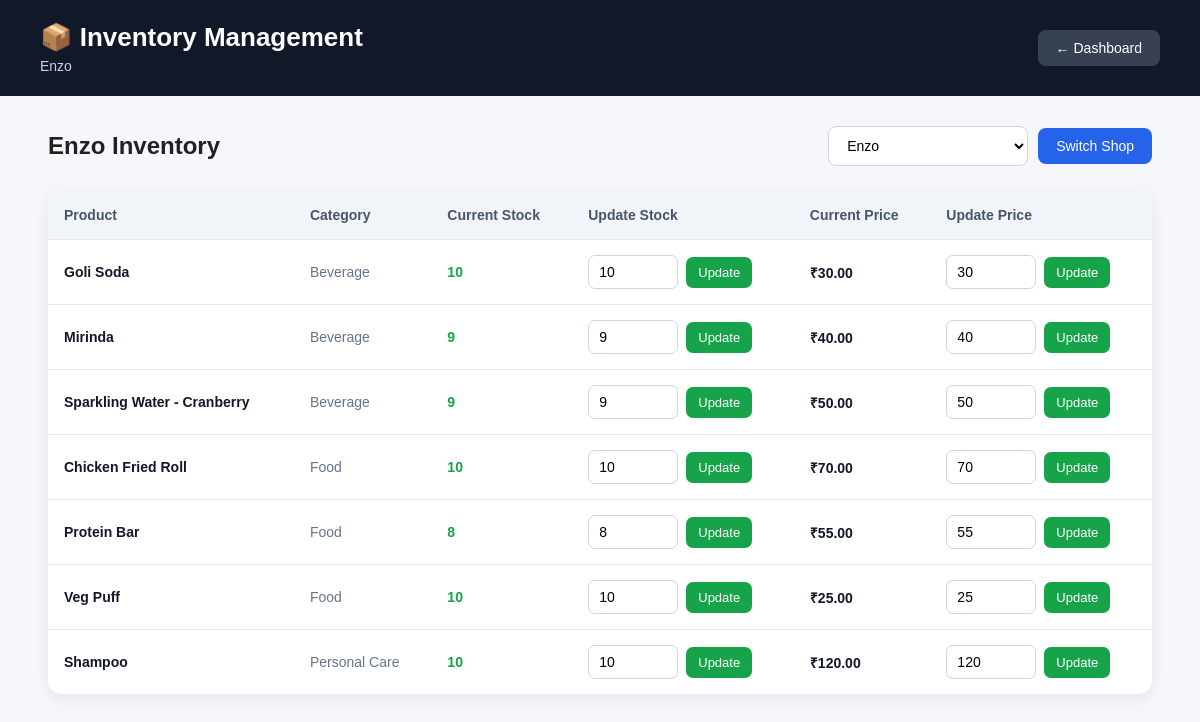
Before: /inventory/1 with the older database file.
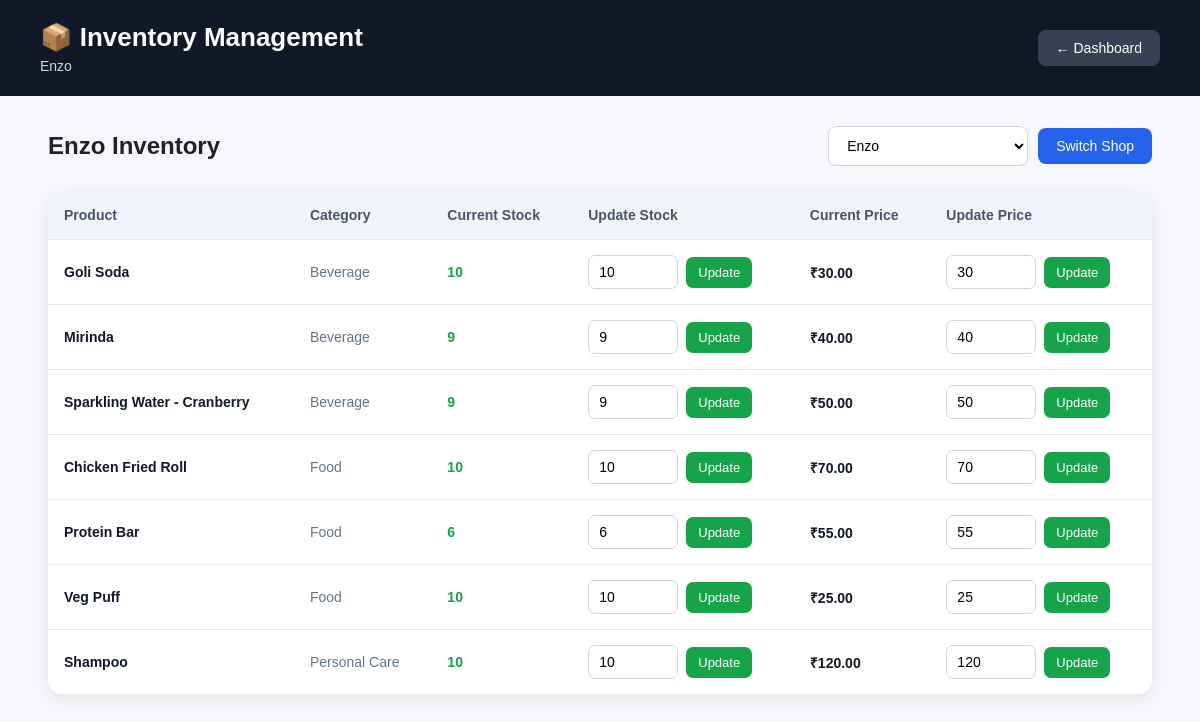
After: the same page with the newer database file.
### tables this page shows
CREATE TABLE shops (
    id INTEGER PRIMARY KEY,
    name TEXT NOT NULL UNIQUE
);

CREATE TABLE inventory (
    shop_id INTEGER,
    product_id INTEGER,
    stock INTEGER NOT NULL,
    price INTEGER NOT NULL,

    PRIMARY KEY (shop_id, product_id),

    FOREIGN KEY (shop_id) REFERENCES shops(id),
    FOREIGN KEY (product_id) REFERENCES products(id)
);

CREATE TABLE products (
    id INTEGER PRIMARY KEY,
    name TEXT NOT NULL,
    category TEXT NOT NULL
);

### app.py (the view)
@app.route("/inventory/<int:shop_id>")
def inventory(shop_id):
            conn = get_db_connection()
            shop = conn.execute(
                "SELECT * FROM shops WHERE id=?",
                (shop_id,)
            ).fetchone()
            shops = conn.execute(
                "SELECT * FROM shops"
            ).fetchall()
            inventory = conn.execute("""
                SELECT
                    inventory.product_id,
                    inventory.price,
                    inventory.stock,

                    products.name AS product_name,
                    products.category

                FROM inventory

                JOIN products
                    ON inventory.product_id = products.id

                WHERE inventory.shop_id = ?

                ORDER BY products.category, products.name
            """, (shop_id,)).fetchall()
            conn.close()
            return render_template(
                "inventory.html",
                shop=shop,
                shops=shops,
                inventory=inventory
            )

### app.py (called while the page is built)
def get_db_connection():
    conn = sqlite3.connect("campus_cart.db")
    conn.row_factory = sqlite3.Row
    return conn

### templates/inventory.html (shortened to what this page needs)
<!DOCTYPE html>
<html lang="en">
<head>
</head>
<body>
    <div class="header">
        <div>
            <h1>📦 Inventory Management</h1>
            <p>{{ shop['name'] }}</p>
        </div>
        <a href="{{ url_for('shopkeeper') }}" class="back-btn">
            ← Dashboard
        </a>
    </div>
    <div class="container">
        <div class="top-section">
            <div>
                <h2>{{ shop['name'] }} Inventory</h2>
            </div>
            <div class="shop-selector">
                <select id="shopSelect">
                    {% for shop_item in shops %}
                        <option
                            value="{{ shop_item['id'] }}"
                            {% if shop_item['id'] == shop['id'] %}selected{% endif %}
                        >
                            {{ shop_item['name'] }}
                        </option>
                    {% endfor %}
                </select>
                <button onclick="changeShop()">
                    Switch Shop
                </button>
            </div>
        </div>
        <div class="inventory-card">
            {% if inventory %}
            <table>
                <thead>
                    <tr>
                        <th>Product</th>
                        <th>Category</th>
                        <th>Current Stock</th>
                        <th>Update Stock</th>
                        <th>Current Price</th>
                        <th>Update Price</th>
                    </tr>
                </thead>
                <tbody>
                    {% for item in inventory %}
                    <tr>
                        <td>
                            <div class="product-name">
                                {{ item['product_name'] }}
                            </div>
                        </td>
                        <td>
                            <span class="category">
                                {{ item['category'] }}
                            </span>
                        </td>
                        <td>
                            {% if item['stock'] == 0 %}
                                <span style="color:#dc2626;font-weight:bold;">
                                    Out of Stock
                                </span>
                            {% elif item['stock'] <= 5 %}
                                <span style="color:#ea580c;font-weight:bold;">
                                    {{ item['stock'] }} left
                                </span>
                            {% else %}
                                <span style="color:#16a34a;font-weight:bold;">
                                    {{ item['stock'] }}
                                </span>
                            {% endif %}
                        </td>
                        <td>
                            <form
                                action="{{ url_for('update_stock') }}"
                                method="POST"
                                class="stock-form"
                            >
                                <input
                                    type="number"
                                    name="stock"
                                    value="{{ item['stock'] }}"
                                    min="0"
                                    required
                                >
                                <button
                                    type="submit"
                                    class="update-btn"
                                >
                                    Update
                                </button>
                            </form>
                        </td>
                        <td>
                            <span class="price">
                                ₹{{ "%.2f"|format(item['price']) }}
                            </span>
                        </td>
                        <td>
                            <form
                                action="{{ url_for('update_price') }}"
                                method="POST"
                                class="price-form"
                            >
                                <input
                                    type="number"
                                    name="price"
                                    value="{{ item['price'] }}"
                                    min="0"
                                    step="0.01"
                                    required
                                >
                                <button
                                    type="submit"
                                    class="update-btn"
                                >
                                    Update
                                </button>
                            </form>
                        </td>
                    </tr>
                    {% endfor %}
                </tbody>
            </table>
            {% endif %}
        </div>
    </div>
</body>
</html>

### templates/inventory.html (style rules this page uses)
* { box-sizing: border-box; margin: 0; padding: 0; font-family: Arial, sans-serif; }
body { background: #f5f7fb; color: #222; }
.header { background: #111827; color: white; padding: 22px 40px; display: flex; justify-content: space-between; align-items: center; }
.header h1 { font-size: 26px; }
.header p { margin-top: 5px; color: #cbd5e1; font-size: 14px; }
.back-btn { text-decoration: none; color: white; background: #374151; padding: 10px 18px; border-radius: 8px; font-size: 14px; }
.container { width: 92%; max-width: 1200px; margin: 30px auto; }
.top-section { display: flex; justify-content: space-between; align-items: center; margin-bottom: 25px; gap: 20px; }
.top-section h2 { font-size: 24px; }
.shop-selector { display: flex; gap: 10px; align-items: center; }
.shop-selector select { padding: 10px 14px; border: 1px solid #d1d5db; border-radius: 8px; background: white; font-size: 14px; min-width: 200px; }
.shop-selector button { border: none; background: #2563eb; color: white; padding: 10px 18px; border-radius: 8px; cursor: pointer; font-size: 14px; }
.inventory-card { background: white; border-radius: 14px; box-shadow: 0 4px 15px rgba(0, 0, 0, 0.08); overflow: hidden; }
table { width: 100%; border-collapse: collapse; }
thead { background: #f1f5f9; }
th { text-align: left; padding: 16px; font-size: 14px; color: #475569; }
td { padding: 15px 16px; border-top: 1px solid #e5e7eb; font-size: 14px; }
.product-name { font-weight: bold; color: #111827; }
.category { color: #64748b; }
.stock-form, .price-form { display: flex; gap: 8px; align-items: center; }
input[type="number"] { width: 90px; padding: 8px 10px; border: 1px solid #cbd5e1; border-radius: 7px; font-size: 14px; }
.update-btn { border: none; background: #16a34a; color: white; padding: 8px 12px; border-radius: 7px; cursor: pointer; font-size: 13px; }
.price { font-weight: bold; color: #111827; }

Changed rows visible on the page:
changed inventory "Protein Bar": stock "8" → "6"
